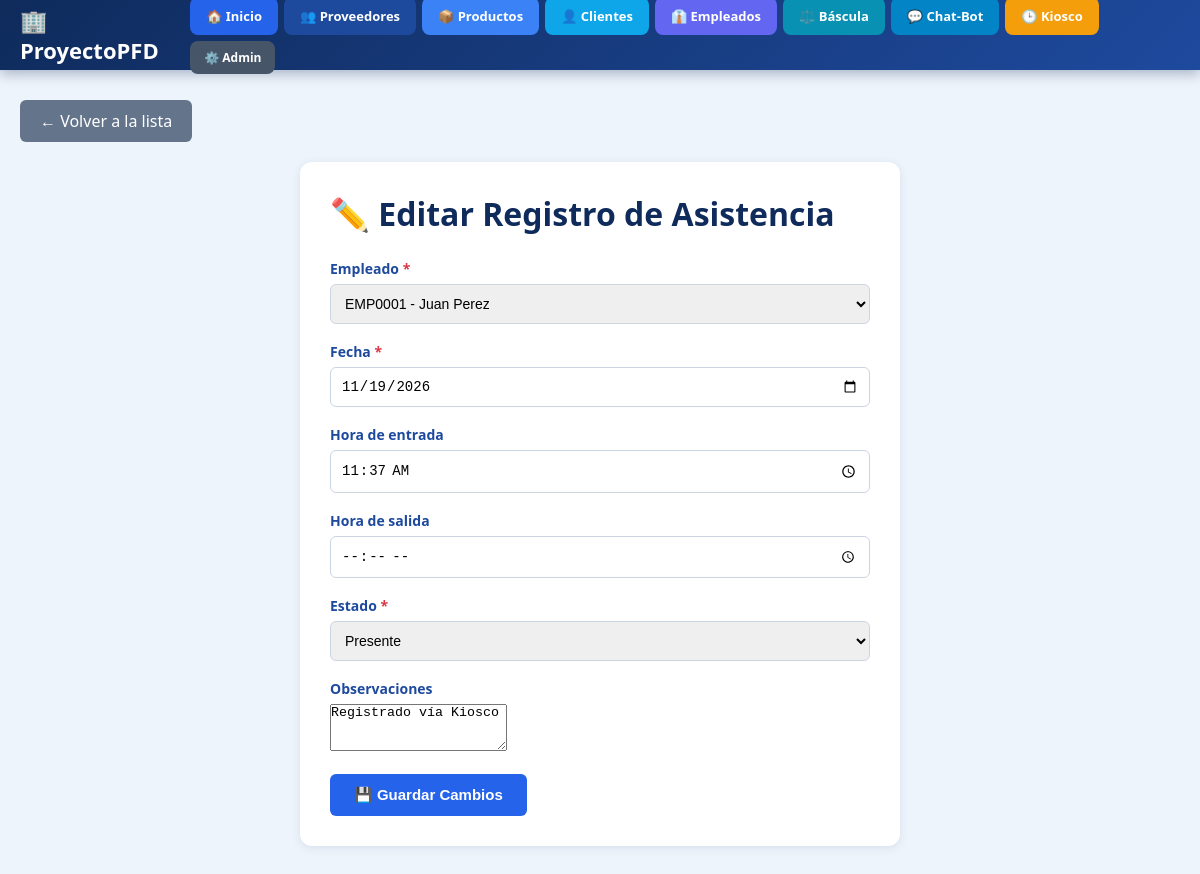
Page /asistencias/editar/6/ on the committed database.
### Asistencias/models.py (models this page shows, shortened)
class RegistroAsistencia(models.Model):
    ESTADOS = [
        ('PRESENTE', 'Presente'),
        ('AUSENTE', 'Ausente'),
        ('RETARDO', 'Retardo'),
        ('PERMISO', 'Permiso'),
    ]
    empleado = models.ForeignKey(
        Empleado,
        on_delete=models.CASCADE,
        verbose_name="Empleado"
    )
    fecha = models.DateField(verbose_name="Fecha")
    hora_entrada = models.TimeField(
        verbose_name="Hora de entrada",
        blank=True,
        null=True
    )
    hora_salida = models.TimeField(
        verbose_name="Hora de salida",
        blank=True,
        null=True
    )
    estado = models.CharField(
        max_length=10,
        choices=ESTADOS,
        default='PRESENTE',
        verbose_name="Estado"
    )
    observaciones = models.TextField(
        blank=True,
        null=True,
        verbose_name="Observaciones"
    )
    fecha_registro = models.DateTimeField(auto_now_add=True)
    class Meta:
        verbose_name = "Registro de asistencia"
        verbose_name_plural = "Registros de asistencia"
        ordering = ['-fecha', 'empleado__numero_empleado']
        unique_together = ['empleado', 'fecha']

### Empleados/models.py (models this page shows, shortened)
class Empleado(models.Model):
    numero_empleado = models.CharField(max_length=20, unique=True, editable=False)
    nombre_completo = models.CharField(max_length=150)
    telefono = models.CharField(max_length=20)
    email = models.EmailField(max_length=100)
    direccion = models.TextField()
    foto = models.ImageField(upload_to='empleados/fotos/', blank=True, null=True)
    PUESTOS = [
        ('GERENTE', 'Gerente'), ('SUPERVISOR', 'Supervisor'),
        ('ADMINISTRATIVO', 'Administrativo'), ('OPERATIVO', 'Operativo'),
        ('VENTAS', 'Ventas'), ('ALMACEN', 'Almacén'), ('OTRO', 'Otro'),
    ]
    puesto = models.CharField(max_length=20, choices=PUESTOS, default='OPERATIVO')
    DEPARTAMENTOS = [
        ('ADMINISTRACION', 'Administración'), ('VENTAS', 'Ventas'),
        ('PRODUCCION', 'Producción'), ('ALMACEN', 'Almacén'),
        ('RECURSOS_HUMANOS', 'Recursos Humanos'), ('CONTABILIDAD', 'Contabilidad'),
        ('SISTEMAS', 'Sistemas'), ('OTRO', 'Otro'),
    ]
    departamento = models.CharField(max_length=20, choices=DEPARTAMENTOS, default='OTRO')
    fecha_ingreso = models.DateField(default=timezone.now)
    salario = models.DecimalField(max_digits=10, decimal_places=2, blank=True, null=True)
    activo = models.BooleanField(default=True)
    fecha_registro = models.DateTimeField(auto_now_add=True)
    class Meta:
        verbose_name = "Empleado"
        verbose_name_plural = "Empleados"
        ordering = ['numero_empleado']

### Asistencias/views.py (the view, shortened to what this page needs)
# urls.py: path('editar/<int:id>/', views.editar_asistencia, name='editar_asistencia'),
def editar_asistencia(request, id):
    asistencia = get_object_or_404(RegistroAsistencia, id=id)
    empleados = Empleado.objects.filter(activo=True).order_by('nombre_completo')
    return render(request, 'Asistencias/editar.html', {
        'asistencia': asistencia,
        'empleados': empleados,
    })

### Asistencias/templates/Asistencias/editar.html (shortened to what this page needs)
{% extends 'base.html' %}
{% block contenido %}
<a href="{% url 'lista_asistencias' %}" class="btn-back">← Volver a la lista</a>
<div class="form-container">
    <h1>✏️ Editar Registro de Asistencia</h1>
    <form method="post">
        <div class="form-group">
            <label for="empleado">Empleado <span style="color: #dc3545;">*</span></label>
            <select name="empleado" id="empleado" required>
                {% for emp in empleados %}
                <option value="{{ emp.id }}" {% if emp.id == asistencia.empleado.id %}selected{% endif %}>
                    {{ emp.numero_empleado }} - {{ emp.nombre_completo }}
                </option>
                {% endfor %}
            </select>
        </div>
        <div class="form-group">
            <label for="fecha">Fecha <span style="color: #dc3545;">*</span></label>
            <input type="date" name="fecha" id="fecha" value="{{ asistencia.fecha|date:'Y-m-d' }}" required>
        </div>
        <div class="form-group">
            <label for="hora_entrada">Hora de entrada</label>
            <input type="time" name="hora_entrada" id="hora_entrada" value="{{ asistencia.hora_entrada|time:'H:i' }}">
        </div>
        <div class="form-group">
            <label for="hora_salida">Hora de salida</label>
            <input type="time" name="hora_salida" id="hora_salida" value="{{ asistencia.hora_salida|time:'H:i' }}">
        </div>
        <div class="form-group">
            <label for="estado">Estado <span style="color: #dc3545;">*</span></label>
            <select name="estado" id="estado" required>
                <option value="PRESENTE" {% if asistencia.estado == 'PRESENTE' %}selected{% endif %}>Presente</option>
            </select>
        </div>
        <div class="form-group">
            <label for="observaciones">Observaciones</label>
            <textarea name="observaciones" id="observaciones" rows="3">{{ asistencia.observaciones }}</textarea>
        </div>
        <button type="submit" class="btn-submit">💾 Guardar Cambios</button>
    </form>
</div>
{% endblock %}

### templates/base.html (style rules this page uses)
* { margin: 0; padding: 0; box-sizing: border-box; }
body { font-family: 'Segoe UI', Arial, sans-serif; background: #eef4fb; min-height: 100vh; }

### Asistencias/templates/Asistencias/editar.html (style rules this page uses)
.form-container { max-width: 600px; margin: 0 auto; background: white; padding: 30px; border-radius: 12px; box-shadow: 0 2px 10px rgba(0,50,120,0.1); }
h1 { color: #0f2b5c; margin-bottom: 24px; }
.form-group { margin-bottom: 18px; }
label { display: block; margin-bottom: 6px; font-weight: 600; color: #1e4a9e; font-size: 14px; }
input, select { width: 100%; padding: 10px; border: 1px solid #cbd5e1; border-radius: 6px; font-size: 14px; box-sizing: border-box; }
.btn-submit { background: #2563eb; color: white; padding: 12px 24px; border: none; border-radius: 6px; font-size: 15px; font-weight: 600; cursor: pointer; width: auto; }
.btn-back { background: #64748b; color: white; padding: 10px 20px; border: none; border-radius: 6px; text-decoration: none; display: inline-block; margin-bottom: 20px; }

### rows in the picture
RegistroAsistencia: empleado "EMP0001 - Juan Perez", fecha "11/19/2026", hora_entrada "11:37", estado "Presente", observaciones "Registrado vía Kiosco"
